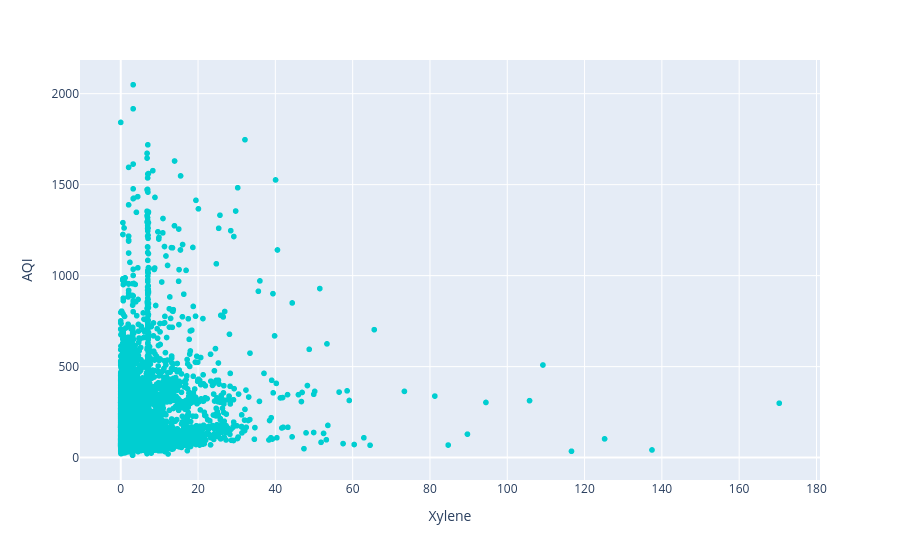

Notebook code cell kept with this figure:
### Code cell
fig = px.scatter(df2, x="Xylene", y="AQI", color_discrete_sequence=['darkturquoise'])

fig.show()

### Figure 1 — Plotly figure (JSON) as saved in the notebook; plotly's stock layout.template omitted (floating-point values rounded to 4 significant figures; data arrays with more than 128 entries replaced by an {"elided": "..."} marker saying what was removed)
{"data": [{"hovertemplate": "Xylene=%{x}<br>AQI=%{y}<extra></extra>", "legendgroup": "", "marker": {"color": "darkturquoise", "symbol": "circle"}, "mode": "markers", "name": "", "showlegend": false, "type": "scattergl", "x": {"elided": "29531 float values"}, "xaxis": "x", "y": {"elided": "29531 float values"}, "yaxis": "y"}], "layout": {"legend": {"tracegroupgap": 0}, "margin": {"t": 60}, "xaxis": {"anchor": "y", "domain": [0, 1], "title": {"text": "Xylene"}}, "yaxis": {"anchor": "x", "domain": [0, 1], "title": {"text": "AQI"}}}}
